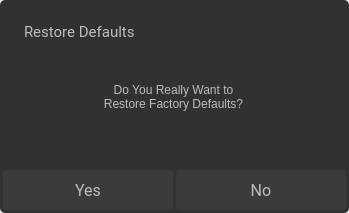
<?xml version="1.0" encoding="UTF-8"?>
<ui version="4.0">
 <class>RestoreDefaultsWindowClinical</class>
 <widget class="QDialog" name="RestoreDefaultsWindowClinical">
  <property name="geometry">
   <rect>
    <x>0</x>
    <y>0</y>
    <width>349</width>
    <height>213</height>
   </rect>
  </property>
  <property name="windowTitle">
   <string>Dialog</string>
  </property>
  <property name="styleSheet">
   <string notr="true"/>
  </property>
  <widget class="QPushButton" name="restoreFactoryNo">
   <property name="geometry">
    <rect>
     <x>176</x>
     <y>170</y>
     <width>170</width>
     <height>40</height>
    </rect>
   </property>
   <property name="font">
    <font>
     <family>Roboto</family>
     <pointsize>12</pointsize>
    </font>
   </property>
   <property name="focusPolicy">
    <enum>Qt::NoFocus</enum>
   </property>
   <property name="styleSheet">
    <string notr="true">QPushButton {
background-color:#3B3B3B;
color:#BDBDBD;
border:none;
border-radius:3px;
}
QPushButton:pressed {
background-color:#606060;
color:#BDBDBD;
border:none;
border-radius:3px;
}
</string>
   </property>
   <property name="text">
    <string>No</string>
   </property>
  </widget>
  <widget class="QLabel" name="restoreFactoryTitle">
   <property name="geometry">
    <rect>
     <x>24</x>
     <y>16</y>
     <width>161</width>
     <height>31</height>
    </rect>
   </property>
   <property name="font">
    <font>
     <family>Roboto</family>
     <pointsize>11</pointsize>
    </font>
   </property>
   <property name="styleSheet">
    <string notr="true">color:#BDBDBD</string>
   </property>
   <property name="text">
    <string>Restore Defaults</string>
   </property>
  </widget>
  <widget class="QPushButton" name="restoreFactoryYes">
   <property name="geometry">
    <rect>
     <x>3</x>
     <y>170</y>
     <width>170</width>
     <height>40</height>
    </rect>
   </property>
   <property name="font">
    <font>
     <family>Roboto</family>
     <pointsize>12</pointsize>
    </font>
   </property>
   <property name="focusPolicy">
    <enum>Qt::NoFocus</enum>
   </property>
   <property name="styleSheet">
    <string notr="true">QPushButton {
background-color:#3B3B3B;
color:#BDBDBD;
border:none;
border-radius:3px;
}
QPushButton:pressed {
background-color:#606060;
color:#BDBDBD;
border:none;
border-radius:3px;
}
</string>
   </property>
   <property name="text">
    <string>Yes</string>
   </property>
  </widget>
  <widget class="QLabel" name="restoreFactoryWarning">
   <property name="geometry">
    <rect>
     <x>48</x>
     <y>66</y>
     <width>251</width>
     <height>61</height>
    </rect>
   </property>
   <property name="styleSheet">
    <string notr="true">color:#BDBDBD</string>
   </property>
   <property name="text">
    <string>Do You Really Want to 
Restore Factory Defaults?</string>
   </property>
   <property name="alignment">
    <set>Qt::AlignCenter</set>
   </property>
  </widget>
  <widget class="QFrame" name="frame">
   <property name="geometry">
    <rect>
     <x>0</x>
     <y>0</y>
     <width>349</width>
     <height>213</height>
    </rect>
   </property>
   <property name="styleSheet">
    <string notr="true">background-color: rgb(49, 49, 49);
border: 1px;
border-radius: 5px;</string>
   </property>
   <property name="frameShape">
    <enum>QFrame::StyledPanel</enum>
   </property>
   <property name="frameShadow">
    <enum>QFrame::Raised</enum>
   </property>
  </widget>
  <zorder>frame</zorder>
  <zorder>restoreFactoryNo</zorder>
  <zorder>restoreFactoryTitle</zorder>
  <zorder>restoreFactoryYes</zorder>
  <zorder>restoreFactoryWarning</zorder>
 </widget>
 <resources/>
 <connections/>
</ui>
